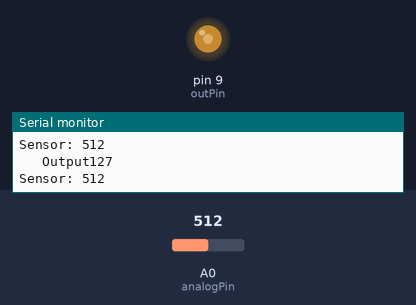
A sketch run on a simulated Arduino Uno, built with avr-gcc and run on an emulated ATmega328P. Shown: output pins drawn as LEDs (lit = HIGH), the last lines printed to the serial monitor. Inputs (shaded band) come from the test bench; at power-on: A0 (analogPin) = 512.

Above: at 1.2 s.
1.3 s: A0 (analogPin) set to 419
At 2.3 s:
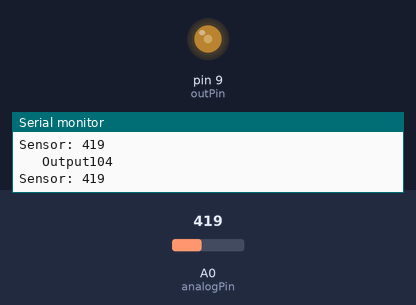
4.3 s: A0 (analogPin) set to 389
At 4.6 s:
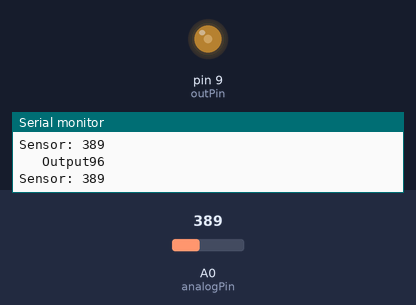
7.3 s: A0 (analogPin) set to 122
At 7.7 s:
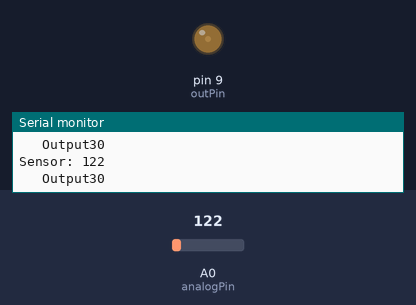
8.8 s: A0 (analogPin) set to 107
At 9.2 s:
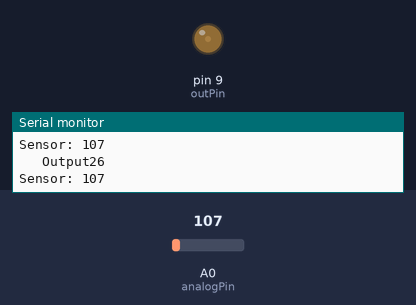
10.3 s: A0 (analogPin) set to 95
At 10.8 s:
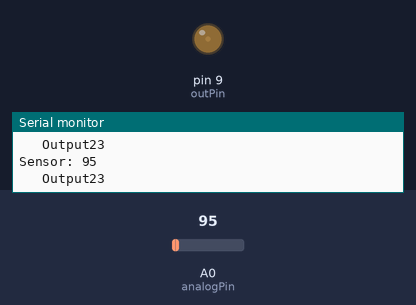
13.3 s: A0 (analogPin) set to 44
At 14.1 s:
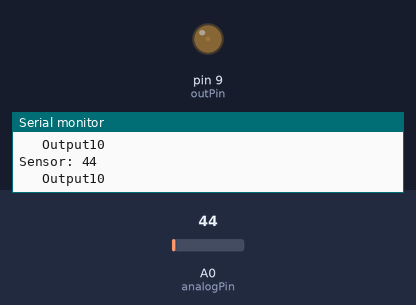
14.8 s: A0 (analogPin) set to 36
Timing chart, 0 to 17.8 s (numbered marks = the images above; inputs shaded):
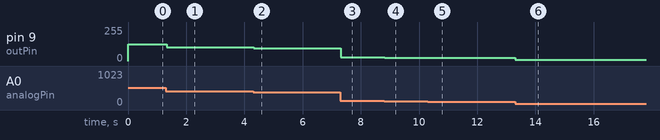

The sketch:

potentiometerLED.ino
```cpp
int sensorValue = 0;
int outputValue = 0;

const int analogPin = A0;
const int outPin = 9;

void setup() {
  // put your setup code here, to run once:

  Serial.begin(9600);
}

void loop() {
  // put your main code here, to run repeatedly:

  sensorValue = analogRead(analogPin);
  outputValue = map(sensorValue, 0, 1023, 0, 255);

  analogWrite(outPin, outputValue);

  Serial.print("Sensor: ");
  Serial.println(sensorValue);
  Serial.print("\t Output");
  Serial.println(outputValue);

  delay(13);
}
```

Measured:
- after the input at 1.3 s, pin 9 (outPin): 127/255 → 104/255 at once
- after the input at 4.3 s, pin 9 (outPin): 104/255 → 96/255 at once
- after the input at 7.3 s, pin 9 (outPin): 96/255 → 30/255 at once
- after the input at 8.8 s, pin 9 (outPin): 30/255 → 26/255 at once
- after the input at 10.3 s, pin 9 (outPin): 26/255 → 23/255 at once
- after the input at 13.3 s, pin 9 (outPin): 23/255 → 10/255 at once
- after the input at 14.8 s, pin 9 (outPin): 10/255 → 8/255 at once
